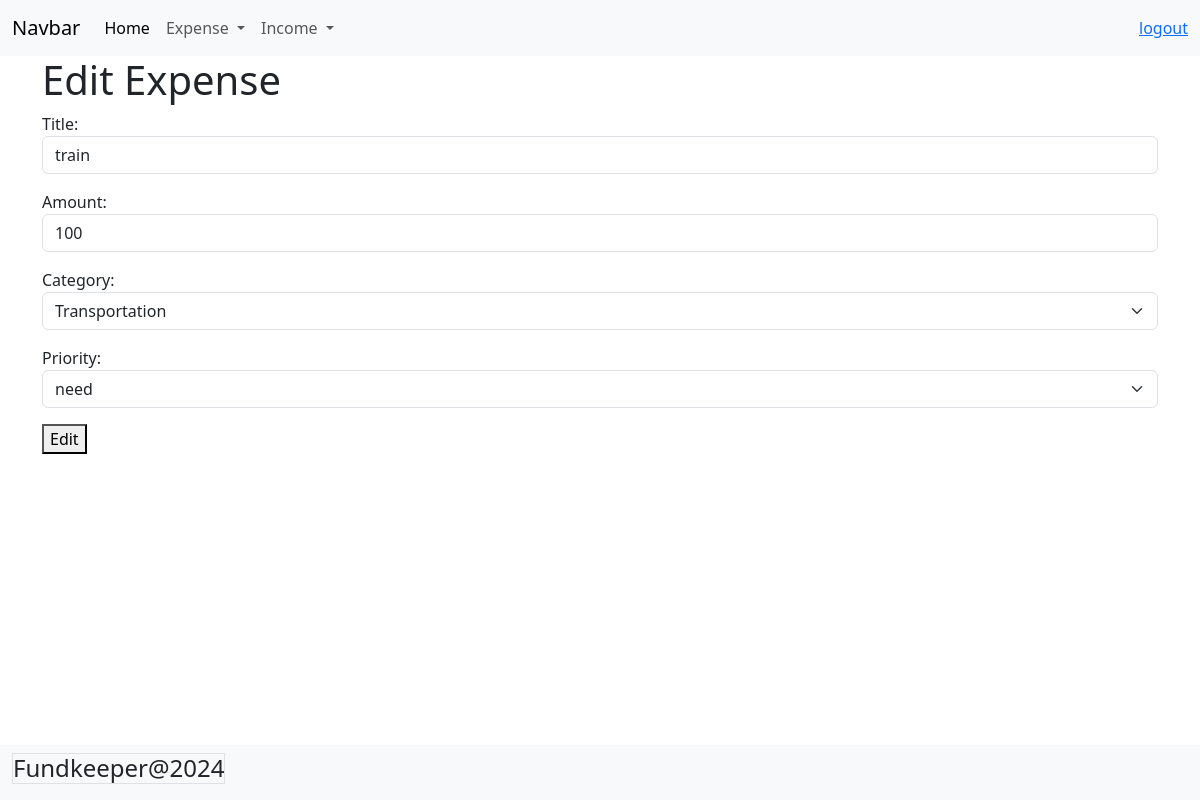
/expense/3/update/ (signed in), run on the app's committed database.
### budget/models.py (models this page shows, shortened)
class Expense(models.Model):
    title=models.CharField(max_length=200)
    amount=models.PositiveIntegerField()
    expense_categories = (
        ("Housing", "Housing"),
        ("Transportation", "Transportation"),
        ("Food", "Food"),
        ("Health", "Health"),
        ("Entertainment", "Entertainment"),
        ("DebtPayments", "Debt Payments"),
        ("PersonalCare", "Personal Care"),
        ("Education", "Education"),
        ("Savings", "Savings"),
        ("Miscellaneous", "Miscellaneous")
    )
    category=models.CharField(max_length=200,choices=expense_categories,default="Miscellaneous")
    user_object=models.ForeignKey(User,on_delete=models.CASCADE)
    created_date=models.DateTimeField(auto_now_add=True)
    priority_options=(
        ("need","need"),
        ("want","want")
    )
    priority=models.CharField(max_length=200,choices=priority_options,default="need")

### budget/views.py (the view, shortened to what this page needs)
# urls.py: path('expense/<int:pk>/update/',views.ExpenseUpdateView.as_view(),name="expense-update"),
@method_decorator(signin_required,name="dispatch")
class ExpenseUpdateView(View):
    def get(self,request,*args,**kwargs):
        id=kwargs.get("pk")
        expense_object=Expense.objects.get(id=id)
        form_instance=ExpenseModelForm(instance=expense_object)
        return render(request,"expense_update.html",{"form":form_instance})

### budget/forms.py
class ExpenseModelForm(forms.ModelForm):
    class Meta:
        model=Expense
        exclude=("id","created_date","user_object")
        widgets={
            "title":forms.TextInput(attrs={"class":"form-control mb-3"}),
            "amount":forms.NumberInput(attrs={"class":"form-control mb-3"}),
            "category":forms.Select(attrs={"class":"form-control form-select mb-3"}),
            "priority":forms.Select(attrs={"class":"form-control form-select mb-3"}),
        }

### budget/templates/expense_update.html (shortened to what this page needs)
{%extends 'base.html'%}
{%block main_block%}
<div class="container">
    <h1>Edit Expense</h1>
    <form action="" method="post">
        {{form}}
        <button type="submit">Edit</button>
    </form>
</div>
{%endblock%}

### data on the page
Expense: title "train", amount "100", category "Transportation", priority "need"
